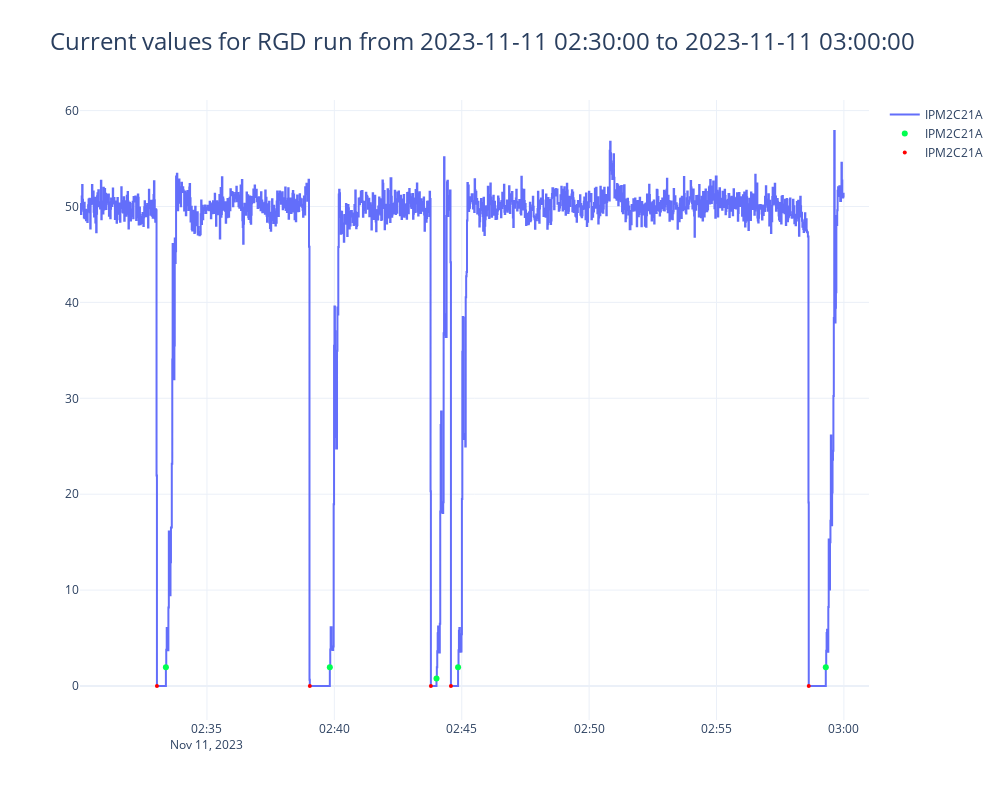

Here is the notebook cell this chart was saved with:
### Code cell
fig = make_subplots()  # (specs=[[{"secondary_y": True}]])
fig.update_layout(width=1000, height=800,
                  title=go.layout.Title(text=f"Current values for RGD run from {plot_start} to {plot_end}", xanchor="left"),
                  titlefont=dict(size=24),)
print(f"Plotting zeros index start: {current.loc[select_zero_start].index.min()} number of data points: {current.loc[select_zero_start].time.count()}")
print(f"Plotting zeros index end:   {current.loc[select_zero_end].index.min()} number of data points: {current.loc[select_zero_end].time.count()}")
fig.add_trace(go.Scatter(x=current.loc[select].time, y=current.loc[select].value,  name=name, line=dict(color="light blue", shape="hv")))
fig.add_trace(go.Scatter(x=current.loc[select_zero_end].time, y=current.loc[select_zero_end]["value"],  name=name, mode="markers", marker=dict(color="#00FF50",size=6)))
fig.add_trace(go.Scatter(x=current.loc[select_zero_start].time, y=current.loc[select_zero_start]["value"],  name=name, mode="markers", marker=dict(color="red",size=4)))

#fig.update_yaxes(range=[0, 35])
fig.show()

### Figure 1 — Plotly figure (JSON) as saved in the notebook; plotly's stock layout.template omitted (floating-point values rounded to 4 significant figures; data arrays with more than 128 entries replaced by an {"elided": "..."} marker saying what was removed)
{"data": [{"line": {"color": "light blue", "shape": "hv"}, "name": "IPM2C21A", "x": {"elided": "1597 str values"}, "y": {"elided": "1597 float values"}, "type": "scatter"}, {"marker": {"color": "#00FF50", "size": 6}, "mode": "markers", "name": "IPM2C21A", "x": ["2023-11-11T02:33:23.281000", "2023-11-11T02:39:49.348000", "2023-11-11T02:44:00.535000", "2023-11-11T02:44:51.383000", "2023-11-11T02:59:17.417000"], "y": [1.95, 1.95, 0.78, 1.95, 1.95], "type": "scatter"}, {"marker": {"color": "red", "size": 4}, "mode": "markers", "name": "IPM2C21A", "x": ["2023-11-11T02:33:02.144000", "2023-11-11T02:39:02.245000", "2023-11-11T02:43:47.365000", "2023-11-11T02:44:34.540000", "2023-11-11T02:58:37.263000"], "y": [0.0, 0.0, 0.0, 0.0, 0.0], "type": "scatter"}], "layout": {"xaxis": {"anchor": "y", "domain": [0.0, 1.0]}, "yaxis": {"anchor": "x", "domain": [0.0, 1.0]}, "title": {"text": "Current values for RGD run from 2023-11-11 02:30:00 to 2023-11-11 03:00:00", "xanchor": "left", "font": {"size": 24}}, "width": 1000, "height": 800}}
